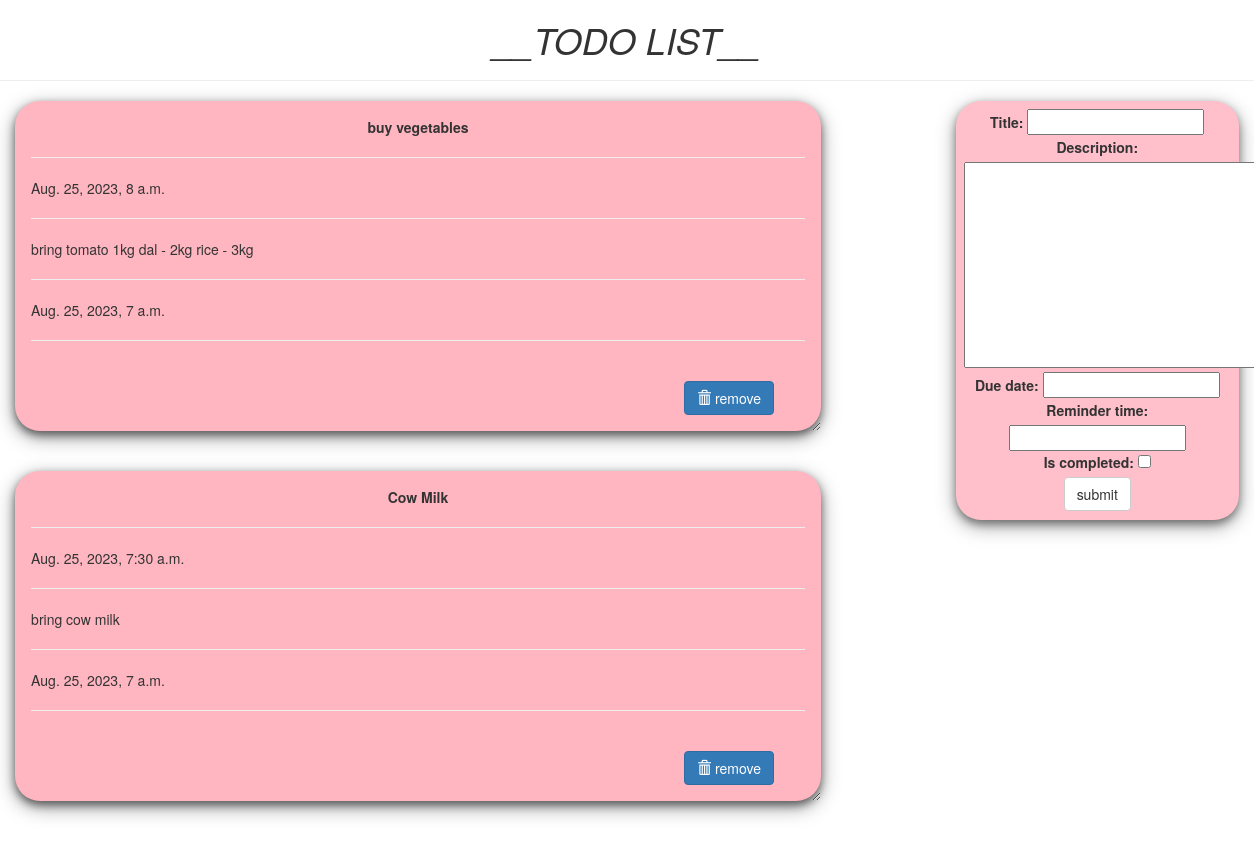
The app's page /index/ with its own data.
### todo/models.py (models this page shows, shortened)
class Task(models.Model):
    title = models.CharField(max_length=100, unique=True)
    description = models.TextField(null=True, blank=True)
    due_date = models.DateTimeField(null=True, blank=True)
    reminder_time = models.DateTimeField(null=True, blank=True)
    is_completed = models.BooleanField(default=False)
    class Meta:
        ordering = ('-due_date',)

### todo/views.py (the view)
# urls.py: path('index/', views.index, name="todo"),
def index(request):
	item_list  = Task.objects.order_by("-due_date")
	if request.method == "POST":
		form =TodoForm(request.POST)
		if form.is_valid():
			task = form.save()
			reminder_time = task.reminder_time
			send_task_reminder.apply_async((task.id,), eta=reminder_time)
			return redirect('todo')
	else:
		form = TodoForm()
	page = {
        "forms": form,
        "list": item_list,
        "title": "TODO LIST",
    	}
	return render(request, 'todo/index.html', page)

### todo/forms.py
class TodoForm(forms.ModelForm):
	class Meta:
		model = Task
		fields = "__all__"

### todo/templates/todo/index.html (shortened to what this page needs)
<!DOCTYPE html>
<html lang="en" dir="ltr">
<head>
<link rel="stylesheet" href="https://maxcdn.bootstrapcdn.com/bootstrap/3.3.7/css/bootstrap.min.css">
</head>
<body class="container-fluid">
<center class="row">
	<h1><i>__TODO LIST__</i></h1>
	<hr />
</center>
<div class="row">
	<div class="col-md-8">
	{% for i in list %}
	<div class="card">
		<center><b>{{i.title}}</b></center>
		<hr/>
		{{i.due_date}}
		<hr/>
		{{i.description}}
		<br />
		<hr/>
		{{i.reminder_time}}
		<hr/>
		<br />
		<form action="/del/{{i.id}}" method="POST" style=" padding-right: 4%; padding-bottom: 3%;">
		<button value="remove" type="submit" class="btn btn-primary" style="float: right;"><span class="glyphicon glyphicon-trash"></span>  remove</button>
		</form>
	</div>
	{% endfor%}
	</div>
	<div class="col-md-1"> </div>
	<div class="col-md-3" >
	<div class="submit_form">
	<form method="POST">
		{{forms}}
		<center>
		<input type="submit" class="btn btn-default" value="submit" />
	</center>
	</form>
	</div>
</div>
</div>
</body>
</html>

### todo/templates/todo/index.html (style rules this page uses)
.card { box-shadow: 0 4px 8px 0 rgba(0,0,0,0.5), 0 6px 20px 0 rgba(0,0,0,0.39); background: lightpink; margin-bottom : 5%; border-radius: 25px; padding : 2%; overflow: auto; resize: both; text-overflow: ellipsis; }
.submit_form { text-align: center; padding: 3%; background: pink; border-radius: 25px; box-shadow: 0 4px 8px 0 rgba(0,0,0,0.4), 0 6px 20px 0 rgba(0,0,0,0.36); }

### records on screen
Task: title "buy vegetables", due_date "Aug. 25, 2023, 8 a.m.", description "bring tomato 1kg dal - 2kg rice - 3kg", reminder_time "Aug. 25, 2023, 7 a.m."
Task: title "Cow Milk", due_date "Aug. 25, 2023, 7:30 a.m.", description "bring cow milk", reminder_time "Aug. 25, 2023, 7 a.m."
